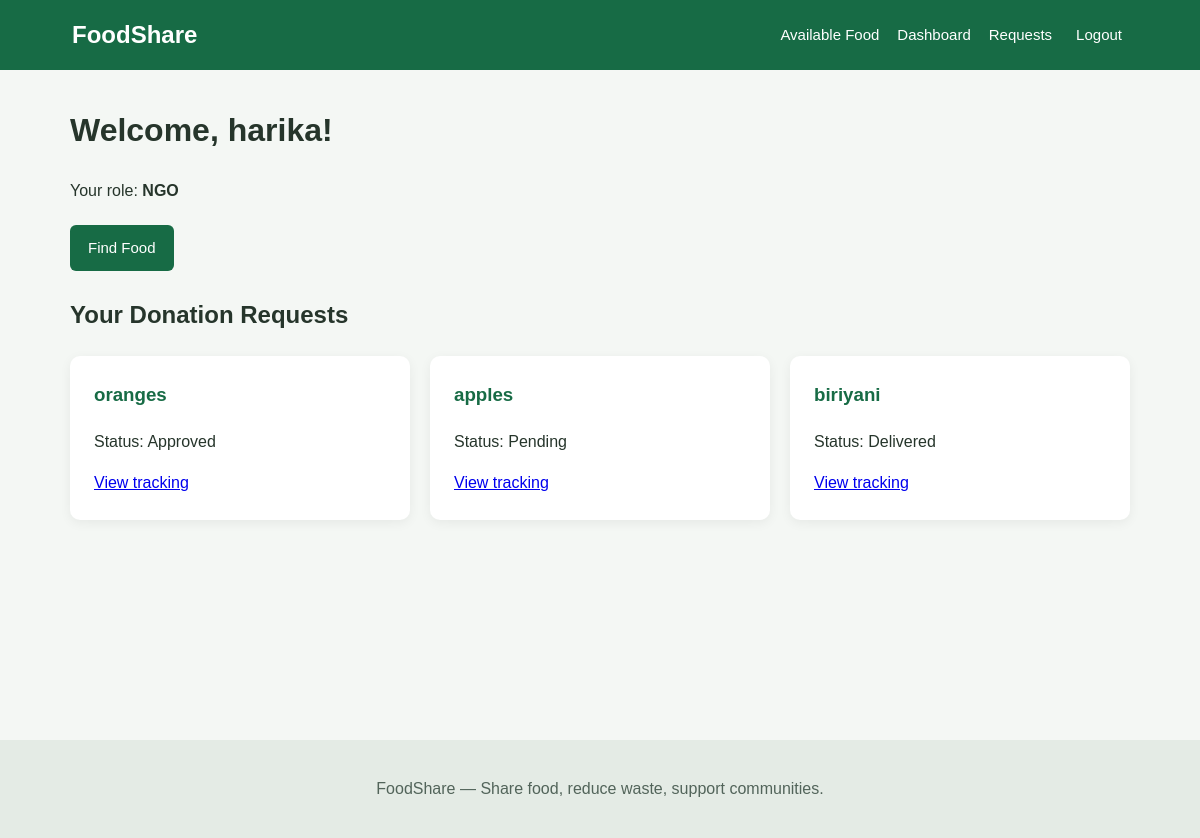
Page /dashboard/ (signed in) on the committed database.
### accounts/models.py (models this page shows, shortened)
class User(AbstractUser):
    ROLE_CHOICES = [
        ("donor", "Donor"),
        ("ngo", "NGO"),
    ]
    role = models.CharField(
        max_length=10,
        choices=ROLE_CHOICES,
        default="donor",
    )

### donations/models.py (models this page shows, shortened)
class DonationRequest(models.Model):
    STATUS_CHOICES = [
        ("pending", "Pending"),
        ("approved", "Approved"),
        ("rejected", "Rejected"),
        ("collected", "Collected"),
        ("delivered", "Delivered"),
    ]
    food = models.ForeignKey(
        FoodDonation,
        on_delete=models.CASCADE,
        related_name="requests",
    )
    ngo = models.ForeignKey(
        settings.AUTH_USER_MODEL,
        on_delete=models.CASCADE,
        related_name="donation_requests",
    )
    requested_at = models.DateTimeField(auto_now_add=True)
    status = models.CharField(
        max_length=10,
        choices=STATUS_CHOICES,
        default="pending",
    )
    class Meta:
        constraints = [
            models.UniqueConstraint(
                fields=["food", "ngo"],
                name="unique_food_request_per_ngo",
            )
        ]

class FoodDonation(models.Model):
    STATUS_CHOICES = [
        ("available", "Available"),
        ("requested", "Requested"),
        ("approved", "Approved"),
        ("collected", "Collected"),
        ("delivered", "Delivered"),
    ]
    donor = models.ForeignKey(
        settings.AUTH_USER_MODEL,
        on_delete=models.CASCADE,
        related_name="food_donations",
    )
    food_name = models.CharField(max_length=150)
    description = models.TextField()
    quantity = models.PositiveIntegerField(
        help_text="Quantity in servings"
    )
    pickup_location = models.CharField(max_length=255)
    safe_until = models.DateTimeField(
        help_text="Latest safe-consumption date and time"
    )
    created_at = models.DateTimeField(auto_now_add=True)
    status = models.CharField(
        max_length=12,
        choices=STATUS_CHOICES,
        default="available",
    )

### donations/views.py (the view, shortened to what this page needs)
# urls.py: path("dashboard/", dashboard, name="dashboard"),
@login_required
def dashboard(request):
    requests = DonationRequest.objects.filter(
        ngo=request.user
    ).select_related("food").order_by("-requested_at")
    return render(
        request,
        "dashboard.html",
        {"requests": requests},
    )

### templates/dashboard.html (shortened to what this page needs)
{% extends "base.html" %}
{% block content %}
<h1>Welcome, {{ user.username }}!</h1>
<p>Your role: <strong>{{ user.get_role_display }}</strong></p>
{% if user.role == "donor" %}
    <a class="button" href="{% url 'add_food' %}">Add Food Donation</a>
    <a class="button secondary" href="{% url 'request_list' %}">View NGO Requests</a>
    <h2>Your Food Donations</h2>
    <div class="grid">
        {% for food in donations %}
            <article class="card">
                <h3>{{ food.food_name }}</h3>
                <p>Quantity: {{ food.quantity }} servings</p>
                <p>Status: <strong>{{ food.get_status_display }}</strong></p>
                <a href="{% url 'food_detail' food.pk %}">View donation</a>
            </article>
        {% empty %}
            <p>You have not listed any food donations yet.</p>
        {% endfor %}
    </div>
{% else %}
    <a class="button" href="{% url 'food_list' %}">Find Food</a>
    <h2>Your Donation Requests</h2>
    <div class="grid">
        {% for item in requests %}
            <article class="card">
                <h3>{{ item.food.food_name }}</h3>
                <p>Status: {{ item.get_status_display }}</p>
                <a href="{% url 'track_donation' item.pk %}">View tracking</a>
            </article>
        {% empty %}
            <p>You have not requested any donations yet.</p>
        {% endfor %}
    </div>
{% endif %}
{% endblock %}

### static/css/style.css (style rules this page uses)
* { box-sizing: border-box; }
body { margin: 0; font-family: Arial, sans-serif; background: #f4f7f4; color: #26352b; line-height: 1.6; }
.button { display: inline-block; padding: 11px 18px; background: #176b45; color: white; border: none; border-radius: 6px; text-decoration: none; cursor: pointer; font-size: 15px; margin: 5px 4px 5px 0; }
.grid { display: grid; grid-template-columns: repeat(auto-fit, minmax(245px, 1fr)); gap: 20px; margin: 22px 0; }
.card, .form-card { background: white; padding: 24px; border-radius: 10px; box-shadow: 0 3px 12px rgba(0, 0, 0, 0.06); overflow-wrap: anywhere; }
.card h2, .card h3 { color: #176b45; margin-top: 0; }

### rows in the picture
User: username "harika", role "NGO"
DonationRequest: food.food_name "oranges", status "Approved"
DonationRequest: food.food_name "apples", status "Pending"
DonationRequest: food.food_name "biriyani", status "Delivered"
